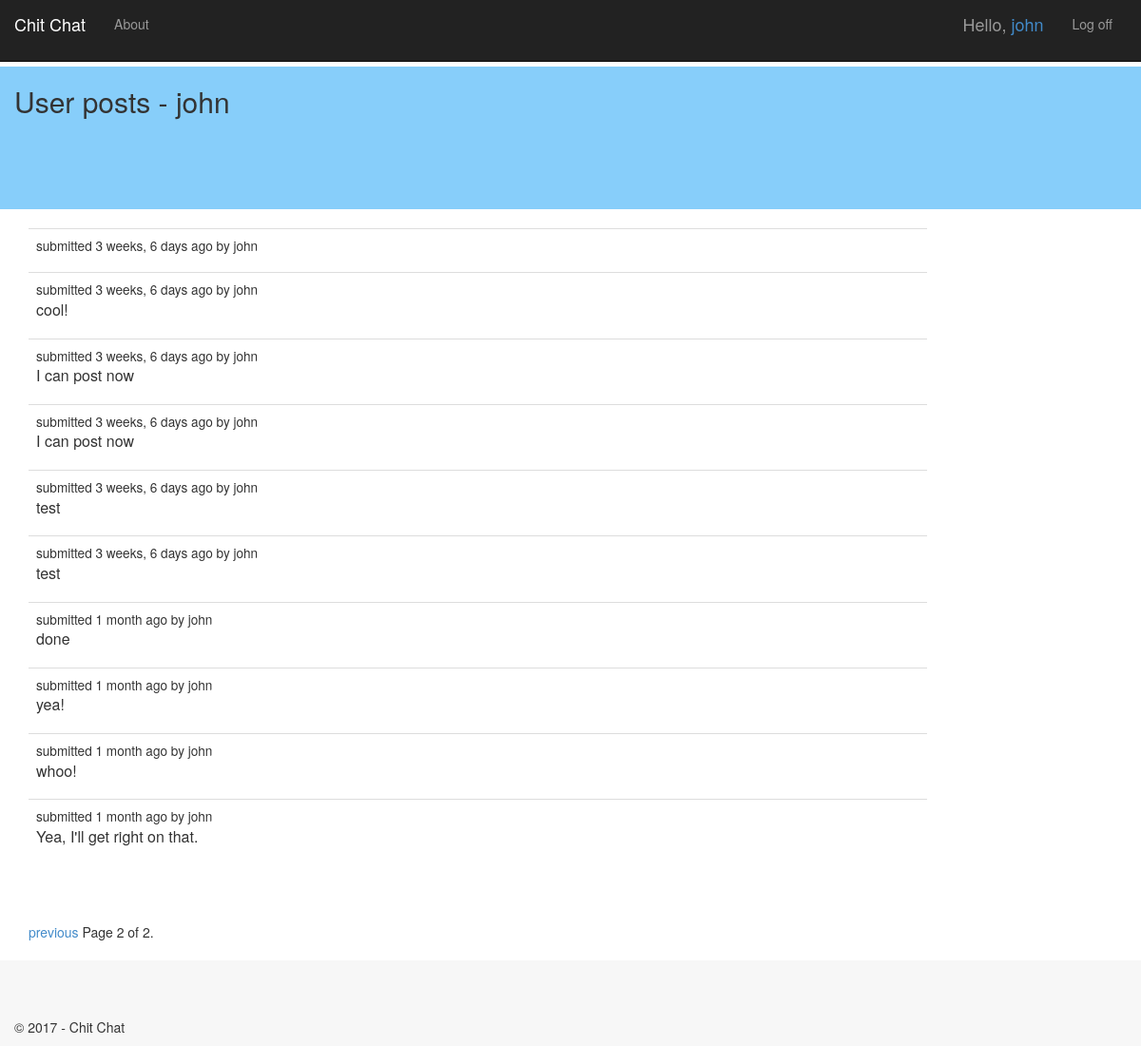
The app's page /user/john/?page=2 with its own data.
### forum/models.py (models this page shows, shortened)
class Post(models.Model):
    created = models.DateTimeField(auto_now_add=True)
    creator = models.ForeignKey(User, blank=True, null=True)
    updated = models.DateTimeField(auto_now=True)
    topic = models.ForeignKey(Topic)
    body = models.TextField(max_length=10000)
    user_ip = models.GenericIPAddressField(blank=True, null=True)
    def short(self):
        return u"%s\n%s" % (self.creator, self.created.strftime("%b %d, %I:%M %p"))
    short.allow_tags = True

### forum/views.py (the view)
# urls.py: url(r'^user/(?P<username>[\w.@+-]+)/$', forum.views.user_posts, name='user-posts'),
def user_posts(request, username):
    context = get_base_context()
    user = User.objects.get(username=username)
    posts = Post.objects.filter(creator=user).order_by('-created')
    posts = paginator_helper(request, posts)
    context.update({'posts': posts, 'user': user})
    context['title'] = user.username
    return render(request, 'forum/user-posts.html', context)

### forum/views.py (called while the page is built)
def get_base_context():
    return {'year': datetime.now().year}

def paginator_helper(request, model_list, page_items=25):
    paginator = Paginator(model_list, page_items)
    page = request.GET.get('page')
    try:
        model_list = paginator.page(page)
    except PageNotAnInteger:
        model_list = paginator.page(1)
    except EmptyPage:
        model_list = paginator.page(paginator.num_pages)
    return model_list

### forum/templates/forum/user-posts.html (shortened to what this page needs)
{% extends "app/layout.html" %}
{% block content %}
<div class="container" id="header-bottom">
    <h2>User posts - {{ user.username }}</h2>
    <br />
</div>
<div class="container">
    <div class="col-xs-12 col-sm-10">
        <br />
        <table class="table table-hover">
            <tbody>
                {% for post in posts %}
                <tr>
                    <td>
                        <small>submitted {{ post.created|timesince }} ago by {{ post.creator.get_username }}</small>
                        <p>{{ post.body }}</p>
                    </td>
                </tr>
                {% endfor %}
            </tbody>
        </table>
        <br />
        <div class="pagination">
            <span class="page-links">
                {% if posts.has_previous %}
                <a href="{{ request.path }}?page={{ posts.previous_page_number }}">previous</a>
                {% endif %}
                <span class="page-current">
                    Page {{ posts.number }} of {{ posts.paginator.num_pages }}.
                </span>
            </span>
        </div>
    </div>
</div>
{% endblock %}

### app/templates/app/loginpartial.html (shortened to what this page needs)
{% if user.is_authenticated %}
<form id="logoutForm" action="/logout" method="post" class="navbar-right">
    <ul class="nav navbar-nav navbar-right">
        <li><span class="navbar-brand">Hello,
            <a href="{% url 'forum:user-posts' user.username %}">{{ user.username }}</a></span></li>
        <li><a href="javascript:document.getElementById('logoutForm').submit()">Log off</a></li>
    </ul>
</form>
{% else %}
<ul class="nav navbar-nav navbar-right">
    <li><a href="{% url 'login' %}">Log in</a></li>
    <li><a href="{% url 'signup' %}">Signup</a></li>
</ul>
{% endif %}

### app/static/app/content/site.css (style rules this page uses)
body { padding-top: 50px; }
.container { max-width: none; }
#header-bottom { background-color: #87CEFA; height: 150px; }

### records on screen
Post: created "3 weeks, 6 days", creator.get_username "john"
Post: created "3 weeks, 6 days", creator.get_username "john", body "cool!"
Post: created "3 weeks, 6 days", creator.get_username "john", body "I can post now"
Post: created "3 weeks, 6 days", creator.get_username "john", body "I can post now"
Post: created "3 weeks, 6 days", creator.get_username "john", body "test"
Post: created "3 weeks, 6 days", creator.get_username "john", body "test"
Post: created "1 month", creator.get_username "john", body "done"
Post: created "1 month", creator.get_username "john", body "yea!"
Post: created "1 month", creator.get_username "john", body "whoo!"
Post: created "1 month", creator.get_username "john", body "Yea, I'll get right on that."

### other values on screen
{{ user.username }} "john"
{{ posts.number }} "2"
{{ posts.paginator.num_pages }} "2"
